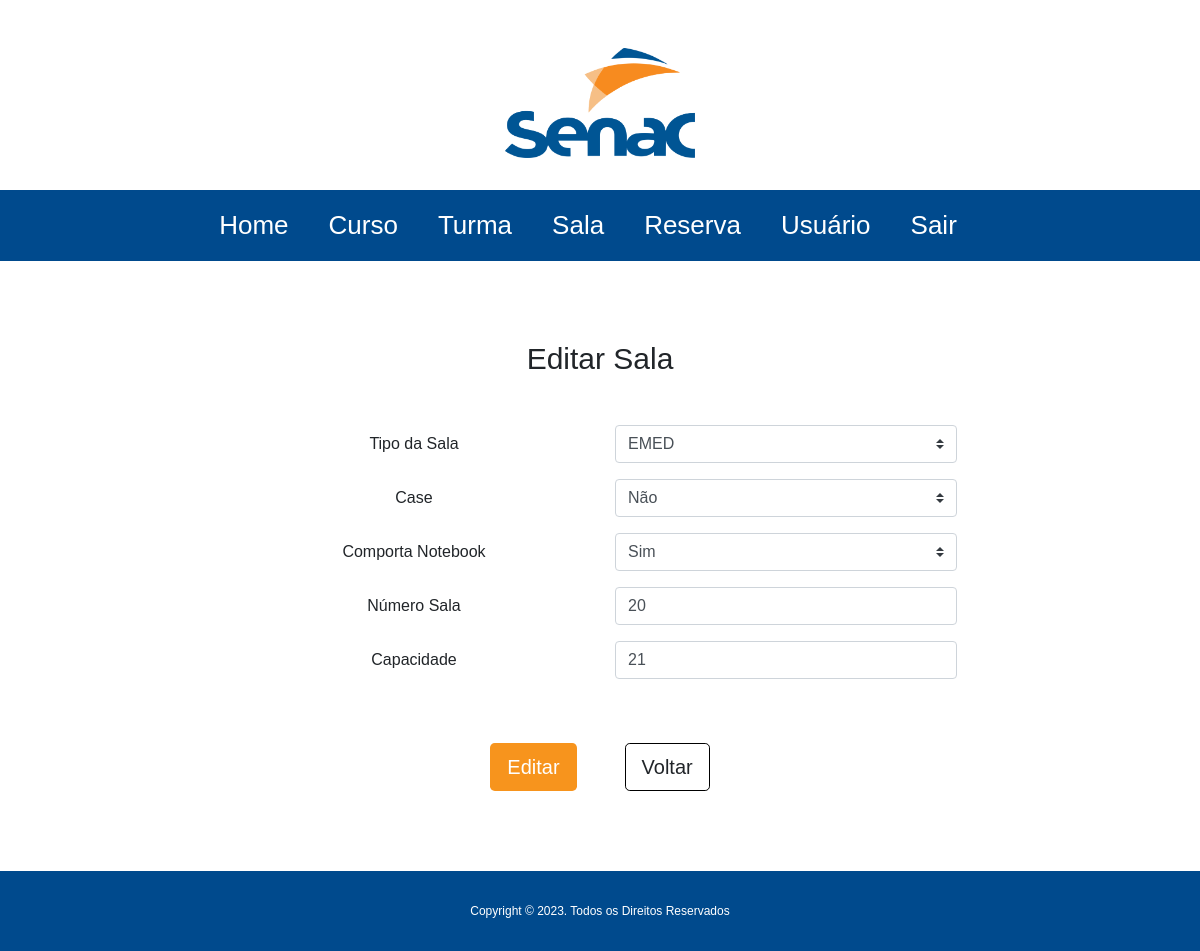
/sala_altera.php?id_sala=4, run on the app's committed database.
### tables this page shows
CREATE TABLE `sala` (
  `id_sala` int(11) NOT NULL,
  `status` bit(1) NOT NULL,
  `num_sala` int(11) NOT NULL,
  `capacidade` int(11) NOT NULL,
  `armario` enum('sim','nao') NOT NULL,
  `comport_notebook` enum('sim','nao') DEFAULT NULL,
  `data_cadastro` date NOT NULL,
  `hora_cadastro` time NOT NULL,
  `id_tipo_sala` int(11) DEFAULT NULL,
  `id_turma` int(11) DEFAULT NULL
);

CREATE TABLE `tipo_sala` (
  `id_tipo_sala` int(11) NOT NULL,
  `value` varchar(52) NOT NULL,
  `nome_sala` varchar(73) NOT NULL
);

### sala_altera.php (the view, shortened to what this page needs)
<?php
    require_once('./conexao/conecta.php');
        $sqlselect = "SELECT * FROM tipo_sala";
        $resultadoselect = mysqli_query($conexao, $sqlselect);
        $linhaselect = mysqli_fetch_assoc($resultadoselect);
        if(isset($_GET['id_sala'])){
            $idSala = $_GET['id_sala'];
            $sqlCon = "SELECT num_sala, capacidade FROM sala WHERE id_sala = $idSala";
            $return = mysqli_query($conexao, $sqlCon);
            $exibirSalaCap = mysqli_fetch_assoc($return);
        }
        if(isset($_GET['id_sala'])){
            $idSala = $_GET['id_sala'];
            $sqlCon = "SELECT comport_notebook FROM sala WHERE id_sala = $idSala";
            $return = mysqli_query($conexao, $sqlCon);
            $exibirNote = mysqli_fetch_assoc($return);
        }
        if(isset($_GET['id_sala']) && $_GET['id_sala'] != '') {
            $id = $_GET['id_sala'];
            $sqlSala = "SELECT * FROM sala WHERE id_sala = $id";
            $resultadoSala = mysqli_query($conexao, $sqlSala);
            $exibeSala = mysqli_fetch_assoc($resultadoSala);
        }
?>
<!doctype html>
<html lang="pt-br">
  <head>
    <link rel="stylesheet" href="https://cdnjs.cloudflare.com/ajax/libs/font-awesome/6.4.2/css/all.min.css" />
    <link href="https://cdn.jsdelivr.net/npm/bootstrap@5.3.1/dist/css/bootstrap.min.css" rel="stylesheet">
    <link rel="stylesheet" href="https://stackpath.bootstrapcdn.com/bootstrap/4.1.3/css/bootstrap.min.css">
    <link rel="stylesheet" type="text/css" media="screen" href="https://maxcdn.bootstrapcdn.com/bootstrap/4.0.0-beta.2/css/bootstrap.min.css"/>
    <link rel="stylesheet" href="./css/style.css">
  </head>
  <body>
<header class="container">
    <div class="jumbotron jumbotron-fluid bg-white p-0 mt-5">
            <div class="container">
                <div class="logo d-flex justify-content-center">
                    <a href="index.php">
                        <img src="./imagens/Senac_logo.svg.png" alt="Logo-Senac">
                    </a>
                </div>
            </div>
    </div>
</header>
<nav class="navbar navbar-expand-lg navbar-dark bgNavegacao">
    <div class="collapse navbar-collapse justify-content-md-center" id="barranavegacao">
        <ul class="navbar-nav">
            <li class="nav-item dropdown">
                <a class="nav-link mr-4 linkmenu" href="index.php">Home</a>
            </li>
            <li class="nav-item dropdown">
              <a class="nav-link mr-4 linkmenu" href="curso.php">Curso</a>
            </li>
            <li class="nav-item dropdown">
                <a class="nav-link mr-4 linkmenu" href="turma.php">Turma</a>
            </li>
            <li class="nav-item dropdown">
                <a class="nav-link mr-4 linkmenu" href="sala.php">Sala</a>
            </li>
            <li class="nav-item dropdown">
              <a class="nav-link mr-4 linkmenu" href="reserva.php">Reserva</a>
          </li>
          <li class="nav-item dropdown">
            <a class="nav-link mr-4 linkmenu" href="usuario.php">Usuário</a>
          </li>
          <li class="nav-item dropdown">
            <a class="nav-link mr-4 linkmenu" href="login.php">Sair</a>
          </li>
        </ul>
    </div>
</nav>
    <section class="principal container">
        <h1 class="text-center mt-5 mb-5 tituloCadastro">Editar Sala</h1>
        <form method="POST">
            <div class="form-group row cadastro text-center">
                <div class="d-flex justify-content-center mb-3">
                    <label for="nometipoAltera" class="col-sm-4 col-form-label">Tipo da Sala</label>
                    <div class="col-sm-4 ">
                        <select class="custom-select" id="nome_tipo" name="id_tipo_sala">
                            <?php do { ?>
                                <option value="<?php $linhaselect['id_tipo_sala'] ?>" <?php if($linhaselect['id_tipo_sala'] == $exibeSala['id_tipo_sala']) echo "selected" ?> ><?php echo $linhaselect['nome_sala'] ?></option>
                            <?php } while ($linhaselect = mysqli_fetch_assoc($resultadoselect)) ?>
                          </select>
                    </div>
                </div>
                <div class="d-flex justify-content-center mb-3">
                    <label for="armarioAltera" class="col-sm-4 col-form-label">Case</label>
                    <div class="col-sm-4 ">
                        <select class="custom-select" id="armario" name="armario">
                            <?php do { ?>
                                <option value="nao" <?php if($exibeSala['armario'] === 'nao') echo "selected" ?>>Não</option>
                            <?php } while ($exibeSala = mysqli_fetch_assoc($resultadoSala)) ?>
                          </select>
                    </div>
                </div>
                <div class="d-flex justify-content-center mb-3">
                    <label for="comportaAltera" class="col-sm-4 col-form-label">Comporta Notebook</label>
                    <div class="col-sm-4">
                        <select class="custom-select" id="comport_notebook" name="comport_notebook">
                            <?php do { ?>
                                <option value="sim" <?php if($exibirNote['comport_notebook'] === 'sim') echo "selected" ?>>Sim</option>
                            <?php } while ($exibirNote = mysqli_fetch_assoc($return)) ?>
                          </select>
                    </div>
                </div>
                <div class="d-flex justify-content-center mb-3">
                    <label for="numeroAltera" class="col-sm-4 col-form-label">Número Sala</label>
                    <div class="col-sm-4">
                        <input type="number" name="num_sala" id="num_sala" class="form-control" value="<?php echo $exibirSalaCap['num_sala']?>">
                    </div>
                </div>
                <div class="d-flex justify-content-center mb-3">
                    <label for="capacidadeAltera" class="col-sm-4 col-form-label">Capacidade</label>
                    <div class="col-sm-4">
                        <input type="number" id="capacidade" name="capacidade" class="form-control" value="<?php echo $exibirSalaCap['capacidade']?>">
                    </div>
                </div>
                <div class="botao d-flex justify-content-center mt-5">
                    <button type="submit" name="alterar" value="confirmar" class="btn botaoLaranja btn-lg mr-5">
                        Editar
                    </button>
                    <a href="sala.php" class="btn botaoCinza btn-lg">Voltar</a>
                </div>
            </div>
        </form>
    </section>
    <footer class="rodape mt-5">
        Copyright &copy; 2023. Todos os Direitos Reservados
    </footer>
  </body>
</html>

### css/style.css (style rules this page uses)
body { font-family: Arial, Helvetica, sans-serif; font-size: 26px; }
.tituloCadastro { font-size: 30px; }
.logo img { width: 190px; height: 110px; }
.bgNavegacao { background-color: #004a8d; }
ul { padding: 0; margin: 0; }
.principal { min-height: 400px; margin-bottom: 80px !important; margin-top: 80px !important; }
.rodape { width: 100%; display: flex; justify-content: center; background-color: #004a8d; color: white; font-size: 12px; line-height: 80px; }
@media (min-width: 1200px) { a.linkmenu:link, a.linkmenu:visited { color: white !important; border-radius: 10px; } }
.cadastro { font-size: 16px; }
.botaoLaranja { background-color: #f7941d !important; color: white; }
.botaoCinza { border: 1px solid black; }

### data on the page
sala: id_tipo_sala "EMED", armario "Não", comport_notebook "Sim", num_sala "20", capacidade "21"
